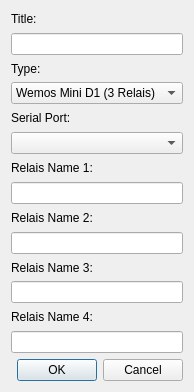
<?xml version="1.0" encoding="UTF-8"?>
<ui version="4.0">
 <class>DLTRelaisSettingsDialog</class>
 <widget class="QDialog" name="DLTRelaisSettingsDialog">
  <property name="geometry">
   <rect>
    <x>0</x>
    <y>0</y>
    <width>182</width>
    <height>392</height>
   </rect>
  </property>
  <property name="windowTitle">
   <string>DLT Relais Settings</string>
  </property>
  <layout class="QVBoxLayout" name="verticalLayout">
   <item>
    <widget class="QLabel" name="label_7">
     <property name="text">
      <string>Title:</string>
     </property>
    </widget>
   </item>
   <item>
    <widget class="QLineEdit" name="lineEditTitle"/>
   </item>
   <item>
    <widget class="QLabel" name="label">
     <property name="text">
      <string>Type:</string>
     </property>
    </widget>
   </item>
   <item>
    <widget class="QComboBox" name="comboBoxType">
     <item>
      <property name="text">
       <string>Wemos Mini D1 (3 Relais)</string>
      </property>
     </item>
     <item>
      <property name="text">
       <string>Wemos D1 (4 Relais)</string>
      </property>
     </item>
     <item>
      <property name="text">
       <string>Arduino Boards</string>
      </property>
     </item>
    </widget>
   </item>
   <item>
    <widget class="QLabel" name="label_2">
     <property name="text">
      <string>Serial Port:</string>
     </property>
    </widget>
   </item>
   <item>
    <widget class="QComboBox" name="comboBoxSerialPort"/>
   </item>
   <item>
    <widget class="QLabel" name="label_3">
     <property name="text">
      <string>Relais Name 1:</string>
     </property>
    </widget>
   </item>
   <item>
    <widget class="QLineEdit" name="lineEditRelaisName1"/>
   </item>
   <item>
    <widget class="QLabel" name="label_4">
     <property name="text">
      <string>Relais Name 2:</string>
     </property>
    </widget>
   </item>
   <item>
    <widget class="QLineEdit" name="lineEditRelaisName2"/>
   </item>
   <item>
    <widget class="QLabel" name="label_5">
     <property name="text">
      <string>Relais Name 3:</string>
     </property>
    </widget>
   </item>
   <item>
    <widget class="QLineEdit" name="lineEditRelaisName3"/>
   </item>
   <item>
    <widget class="QLabel" name="label_6">
     <property name="text">
      <string>Relais Name 4:</string>
     </property>
    </widget>
   </item>
   <item>
    <widget class="QLineEdit" name="lineEditRelaisName4"/>
   </item>
   <item>
    <widget class="QDialogButtonBox" name="buttonBox">
     <property name="orientation">
      <enum>Qt::Horizontal</enum>
     </property>
     <property name="standardButtons">
      <set>QDialogButtonBox::Cancel|QDialogButtonBox::Ok</set>
     </property>
    </widget>
   </item>
  </layout>
 </widget>
 <resources/>
 <connections>
  <connection>
   <sender>buttonBox</sender>
   <signal>accepted()</signal>
   <receiver>DLTRelaisSettingsDialog</receiver>
   <slot>accept()</slot>
   <hints>
    <hint type="sourcelabel">
     <x>248</x>
     <y>254</y>
    </hint>
    <hint type="destinationlabel">
     <x>157</x>
     <y>274</y>
    </hint>
   </hints>
  </connection>
  <connection>
   <sender>buttonBox</sender>
   <signal>rejected()</signal>
   <receiver>DLTRelaisSettingsDialog</receiver>
   <slot>reject()</slot>
   <hints>
    <hint type="sourcelabel">
     <x>316</x>
     <y>260</y>
    </hint>
    <hint type="destinationlabel">
     <x>286</x>
     <y>274</y>
    </hint>
   </hints>
  </connection>
 </connections>
</ui>
